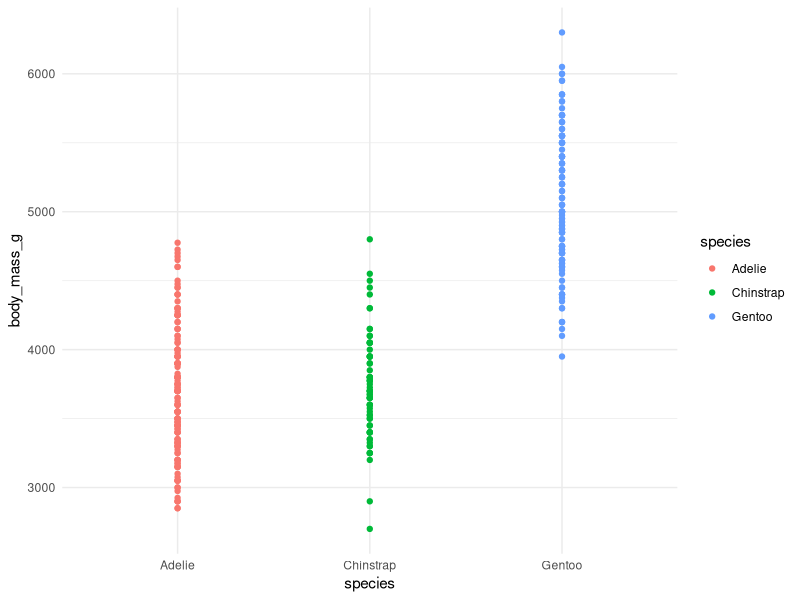
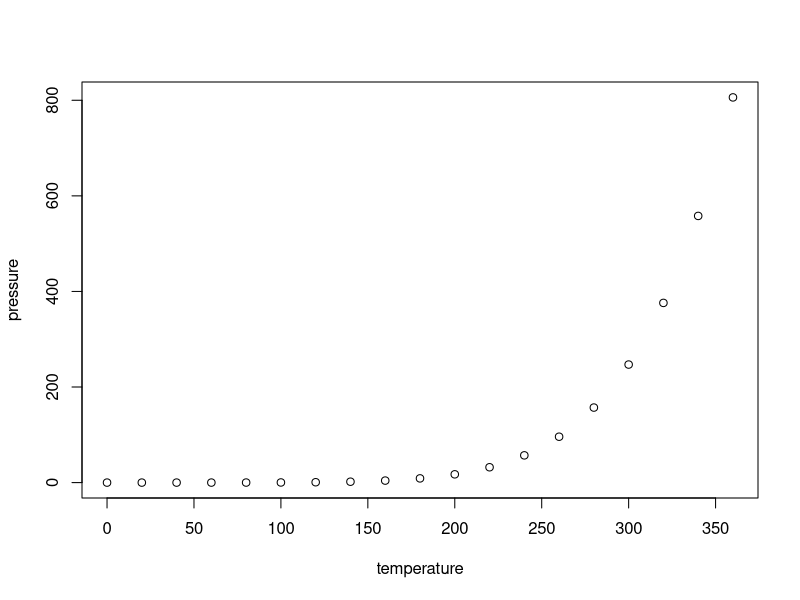

Generate these figures, in order, with R:
## ---- chunk 1
knitr::opts_chunk$set(comment = '')
knitr::opts_chunk$set(warning = FALSE)
knitr::opts_chunk$set(echo = FALSE)
library(palmerpenguins)
library(tidyverse)
## ---- chunk 2
penguins %>% group_by(species) %>%
  ggplot(aes(x=species, y=body_mass_g, colour=species, fill=species)) +
    geom_point() + 
    theme_minimal()
  
## ---- chunk 3
summary(cars)
## ---- chunk 4
plot(pressure)
